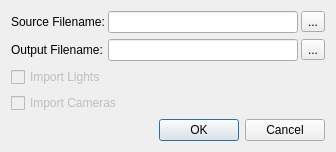
<?xml version="1.0" encoding="UTF-8"?>
<ui version="4.0">
 <class>SceneImportDlg</class>
 <widget class="QDialog" name="dialogImportScene">
  <property name="geometry">
   <rect>
    <x>0</x>
    <y>0</y>
    <width>336</width>
    <height>141</height>
   </rect>
  </property>
  <property name="sizePolicy">
   <sizepolicy hsizetype="Minimum" vsizetype="Fixed">
    <horstretch>0</horstretch>
    <verstretch>0</verstretch>
   </sizepolicy>
  </property>
  <property name="minimumSize">
   <size>
    <width>0</width>
    <height>0</height>
   </size>
  </property>
  <property name="maximumSize">
   <size>
    <width>549</width>
    <height>361</height>
   </size>
  </property>
  <property name="windowTitle">
   <string>Import Scene</string>
  </property>
  <layout class="QVBoxLayout" name="verticalLayout">
   <item>
    <layout class="QGridLayout" name="gridLayout">
     <property name="horizontalSpacing">
      <number>3</number>
     </property>
     <item row="0" column="0">
      <widget class="QLabel" name="label">
       <property name="text">
        <string>Source Filename:</string>
       </property>
      </widget>
     </item>
     <item row="0" column="1">
      <widget class="QLineEdit" name="lineEditSourceFilename"/>
     </item>
     <item row="1" column="0">
      <widget class="QLabel" name="label_2">
       <property name="text">
        <string>Output Filename:</string>
       </property>
      </widget>
     </item>
     <item row="1" column="1">
      <widget class="QLineEdit" name="lineEditOutputFilename"/>
     </item>
     <item row="1" column="2">
      <widget class="QToolButton" name="browseButtonOutputFilename">
       <property name="text">
        <string>...</string>
       </property>
      </widget>
     </item>
     <item row="0" column="2">
      <widget class="QToolButton" name="browseButtonSourceFilename">
       <property name="text">
        <string>...</string>
       </property>
      </widget>
     </item>
    </layout>
   </item>
   <item>
    <widget class="QCheckBox" name="checkBoxLightImport">
     <property name="enabled">
      <bool>false</bool>
     </property>
     <property name="text">
      <string>Import Lights</string>
     </property>
    </widget>
   </item>
   <item>
    <widget class="QCheckBox" name="checkBoxCameraImport">
     <property name="enabled">
      <bool>false</bool>
     </property>
     <property name="text">
      <string>Import Cameras</string>
     </property>
    </widget>
   </item>
   <item>
    <widget class="QDialogButtonBox" name="dialogButtonBox">
     <property name="standardButtons">
      <set>QDialogButtonBox::Cancel|QDialogButtonBox::Ok</set>
     </property>
    </widget>
   </item>
  </layout>
  <zorder>label_2</zorder>
  <zorder>checkBoxLightImport</zorder>
  <zorder>checkBoxCameraImport</zorder>
 </widget>
 <resources>
  <include location="../QtResources/resources.qrc"/>
 </resources>
 <connections/>
</ui> 
